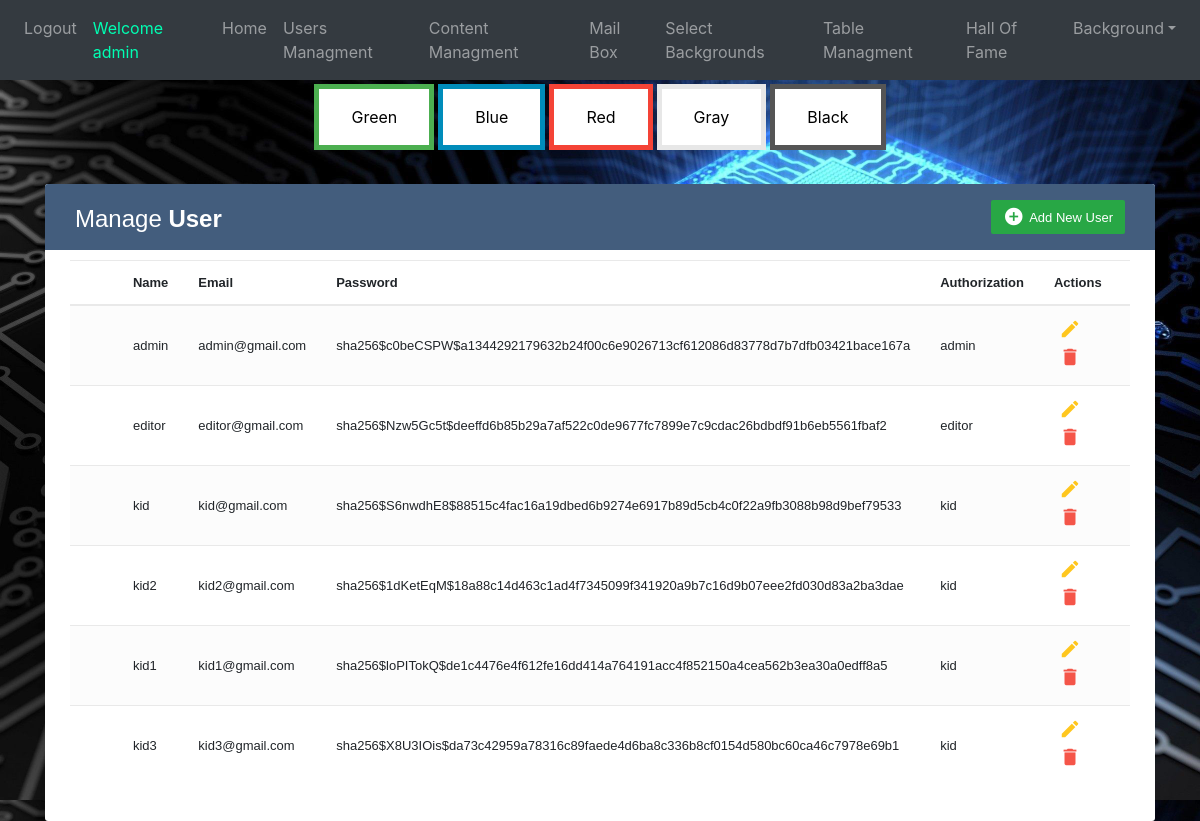
/userManagment (signed in), run on an earlier commit of the app's database.
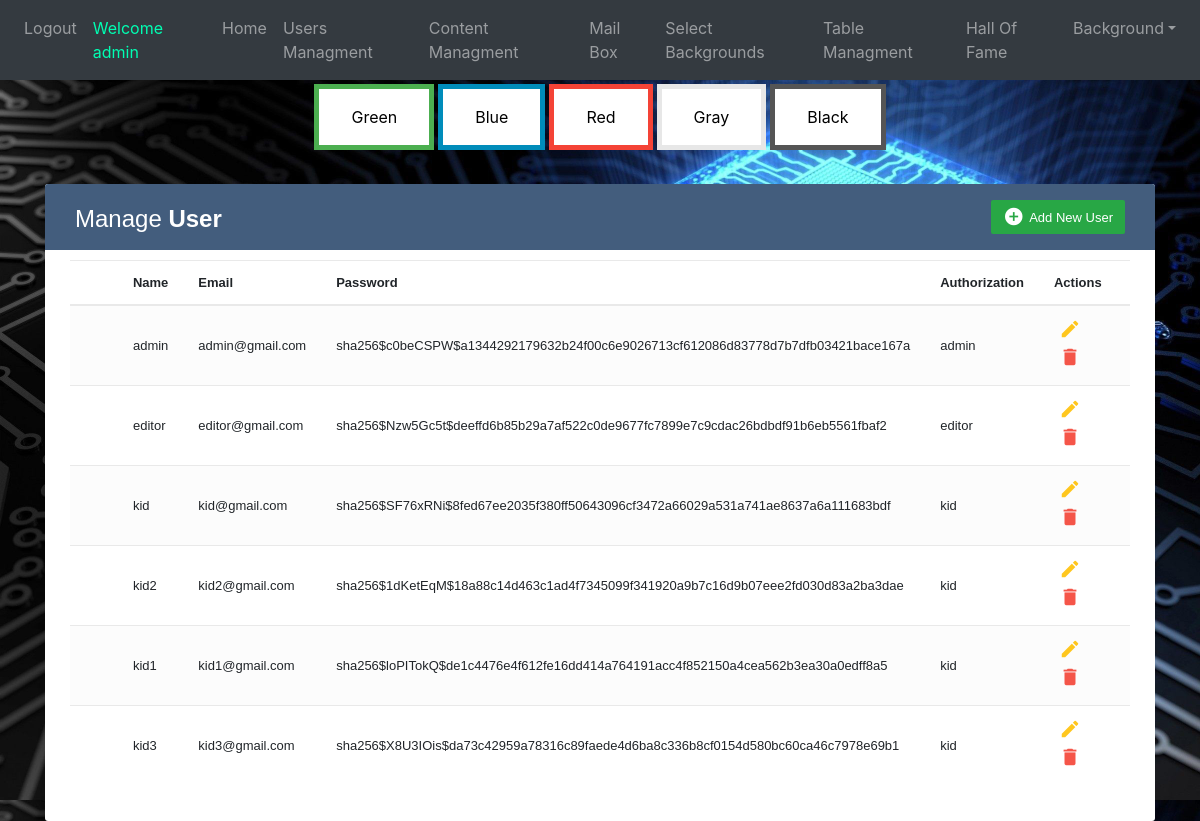
And on a later commit of the database.
### website/models.py (models this page shows)
class User(db.Model, UserMixin):
    id = db.Column(db.Integer, primary_key=True)
    email = db.Column(db.String(150), unique=True)
    password = db.Column(db.String(150))
    first_name = db.Column(db.String(150))
    auth = db.Column(db.String(50))
    background = db.Column(db.String(100))
    scores = db.relationship('Score')

### website/views.py (the view, shortened to what this page needs)
@views.route('/userManagment', methods=['GET', 'POST'])
@login_required
def userManagment():
    back=Background.query.all()
    if current_user.auth=="admin":
        users = User.query.all()
        return render_template("userManagment.html", user= current_user ,alluser=users,background=back)
    elif current_user.auth=="kid":
        flash("No Permission to current user to enter admin page.", category='error')
        return render_template("kidPage.html", user=current_user,background=back)
    else:
        flash("No Permission to current user to enter admin page.", category='error')
        return render_template("editorPage.html", user=current_user,background=back)

### website/__init__.py (called while the page is built)
def create_app():
    app = Flask(__name__)
    app.config['SECRET_KEY'] = 'hjshjhdjah kjshkjdhjs'
    app.config['SQLALCHEMY_DATABASE_URI'] = f'sqlite:///{DB_NAME}'
    db.init_app(app)
    from .views import views
    from .auth import auth
    app.register_blueprint(auth, url_prefix='/')
    app.register_blueprint(views, url_prefix='/')
    from .models import User
    create_database(app)
    login_manager = LoginManager()
    login_manager.login_view = 'auth.login'
    login_manager.init_app(app)
    @login_manager.user_loader
    def load_user(id):
        return User.query.get(int(id))
    return app

### website/templates/userManagment.html (shortened to what this page needs)
{% extends "base.html" %} {% block title %}userManagment{% endblock %} {% block content
    %}
    <!DOCTYPE html>
    <html lang="en">
    <head>
        <link rel="stylesheet" href="https://stackpath.bootstrapcdn.com/bootstrap/4.5.0/css/bootstrap.min.css">
        <link rel="stylesheet" href="https://maxcdn.bootstrapcdn.com/font-awesome/4.7.0/css/font-awesome.min.css">
    </head>
    <body_table>
        <div class="container-xl">
            <div class="table-responsive">
                <div class="table-wrapper">
                    <div class="table-title">
                        <div class="row">
                            <div class="col-sm-6">
                                <h2>Manage <b>User</b></h2>
                            </div>
                            <div class="col-sm-6">
                                <a href="#addEmployeeModal" onClick="add_click(this.id)" class="btn btn-success" data-toggle="modal">
                                    <i class="material-icons">&#xE147;</i> <span>Add New User</span></a>
                            </div>
                        </div>
                    </div>
                    <table class="table table-striped table-hover">
                        <thead>
                            <tr>
                                <th>
                                </th>
                                <th>Name</th>
                                <th>Email</th>
                                <th>Password</th>
                                <th>Authorization</th>
                                <th>Actions</th>
                            </tr>
                        </thead>
                        <tbody>
                            {%for us in alluser%}
                            <tr>
                                <td>
                                </td>
                                <td>{{us.first_name}}</td>
                                <td>{{us.email}}</td>
                                <td>{{us.password}}</td>
                                <td>{{us.auth}}</td>
                                <td>
                                    <a href="#editEmployeeModal"  class="edit" data-toggle="modal">
                                        <i id={{us.id}} class="material-icons"
                                        onClick="edit_click(this.id,'{{us.first_name}}','{{us.email}}','{{us.auth}}')" data-toggle="tooltip" title="Edit">&#xE254;</i></a>
                                    <a href="#deleteEmployeeModal" class="delete" data-toggle="modal"><i id={{us.id}} class="material-icons" onClick="delete_click(this.id)" data-toggle="tooltip" title="Delete">&#xE872;</i></a>
                                </td>
                            </tr>
                            {%endfor%}
                        </tbody>
                    </table>
                </div>
            </div>
        </div>
    </body_table>
</html>
{% endblock %}

What changed in the data, as far as the page shows it:
changed User "kid@gmail.com": password "sha256$S6nwdhE8$88515c4fac16a19dbed6b9274e6917b89d5cb4c0f22a9fb3088b98d9bef79533" → "sha256$SF76xRNi$8fed67ee2035f380ff50643096cf3472a66029a531a741ae8637a6a111683bdf"
